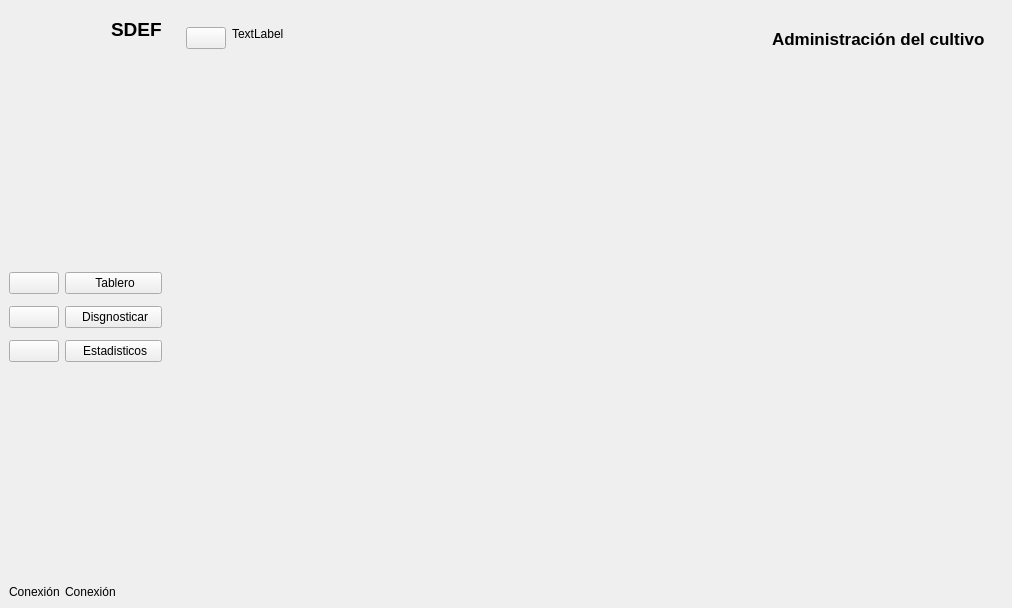
<?xml version="1.0" encoding="UTF-8"?>
<ui version="4.0">
 <class>window</class>
 <widget class="QMainWindow" name="window">
  <property name="geometry">
   <rect>
    <x>0</x>
    <y>0</y>
    <width>1012</width>
    <height>608</height>
   </rect>
  </property>
  <property name="windowTitle">
   <string>MainWindow</string>
  </property>
  <widget class="QWidget" name="centralwidget">
   <layout class="QGridLayout" name="gridLayout">
    <item row="0" column="0">
     <widget class="QWidget" name="short_menu_bar" native="true">
      <property name="minimumSize">
       <size>
        <width>0</width>
        <height>4</height>
       </size>
      </property>
      <property name="maximumSize">
       <size>
        <width>50</width>
        <height>16777215</height>
       </size>
      </property>
      <layout class="QVBoxLayout" name="verticalLayout_3">
       <property name="leftMargin">
        <number>0</number>
       </property>
       <property name="topMargin">
        <number>0</number>
       </property>
       <property name="rightMargin">
        <number>0</number>
       </property>
       <property name="bottomMargin">
        <number>0</number>
       </property>
       <item>
        <layout class="QHBoxLayout" name="horizontalLayout_2">
         <item>
          <spacer name="horizontalSpacer_2">
           <property name="orientation">
            <enum>Qt::Horizontal</enum>
           </property>
           <property name="sizeHint" stdset="0">
            <size>
             <width>13</width>
             <height>20</height>
            </size>
           </property>
          </spacer>
         </item>
         <item>
          <widget class="QLabel" name="label">
           <property name="minimumSize">
            <size>
             <width>40</width>
             <height>40</height>
            </size>
           </property>
           <property name="maximumSize">
            <size>
             <width>40</width>
             <height>40</height>
            </size>
           </property>
           <property name="text">
            <string/>
           </property>
           <property name="pixmap">
            <pixmap resource="icon/resources.qrc">:/icons/product-32.ico</pixmap>
           </property>
           <property name="scaledContents">
            <bool>true</bool>
           </property>
          </widget>
         </item>
         <item>
          <spacer name="horizontalSpacer_3">
           <property name="orientation">
            <enum>Qt::Horizontal</enum>
           </property>
           <property name="sizeHint" stdset="0">
            <size>
             <width>13</width>
             <height>20</height>
            </size>
           </property>
          </spacer>
         </item>
        </layout>
       </item>
       <item>
        <spacer name="verticalSpacer_3">
         <property name="orientation">
          <enum>Qt::Vertical</enum>
         </property>
         <property name="sizeHint" stdset="0">
          <size>
           <width>20</width>
           <height>202</height>
          </size>
         </property>
        </spacer>
       </item>
       <item>
        <layout class="QVBoxLayout" name="verticalLayout">
         <property name="spacing">
          <number>12</number>
         </property>
         <item>
          <widget class="QPushButton" name="btn_tablero">
           <property name="text">
            <string/>
           </property>
           <property name="icon">
            <iconset resource="icon/resources.qrc">
             <normaloff>:/icons/activity-feed-32.ico</normaloff>
             <normalon>:/icons/activity-feed-48.ico</normalon>:/icons/activity-feed-32.ico</iconset>
           </property>
           <property name="checkable">
            <bool>true</bool>
           </property>
           <property name="autoExclusive">
            <bool>true</bool>
           </property>
          </widget>
         </item>
         <item>
          <widget class="QPushButton" name="btn_diagnosticar">
           <property name="text">
            <string/>
           </property>
           <property name="icon">
            <iconset resource="icon/resources.qrc">
             <normaloff>:/icons/search-13-48.ico</normaloff>:/icons/search-13-48.ico</iconset>
           </property>
           <property name="checkable">
            <bool>true</bool>
           </property>
           <property name="autoExclusive">
            <bool>true</bool>
           </property>
          </widget>
         </item>
         <item>
          <widget class="QPushButton" name="btn_estadisticos">
           <property name="text">
            <string/>
           </property>
           <property name="icon">
            <iconset resource="icon/resources.qrc">
             <normaloff>:/icons/dashboard-5-32.ico</normaloff>
             <normalon>:/icons/dashboard-5-48.ico</normalon>:/icons/dashboard-5-32.ico</iconset>
           </property>
           <property name="checkable">
            <bool>true</bool>
           </property>
           <property name="autoExclusive">
            <bool>true</bool>
           </property>
          </widget>
         </item>
        </layout>
       </item>
       <item>
        <spacer name="verticalSpacer">
         <property name="orientation">
          <enum>Qt::Vertical</enum>
         </property>
         <property name="sizeHint" stdset="0">
          <size>
           <width>20</width>
           <height>201</height>
          </size>
         </property>
        </spacer>
       </item>
       <item>
        <widget class="QLabel" name="label_9">
         <property name="text">
          <string>Conexión</string>
         </property>
        </widget>
       </item>
      </layout>
     </widget>
    </item>
    <item row="0" column="1">
     <widget class="QWidget" name="long_menu_bar" native="true">
      <property name="maximumSize">
       <size>
        <width>160</width>
        <height>16777215</height>
       </size>
      </property>
      <layout class="QVBoxLayout" name="verticalLayout_4">
       <property name="leftMargin">
        <number>0</number>
       </property>
       <property name="topMargin">
        <number>0</number>
       </property>
       <property name="rightMargin">
        <number>0</number>
       </property>
       <property name="bottomMargin">
        <number>0</number>
       </property>
       <item>
        <layout class="QHBoxLayout" name="horizontalLayout">
         <item>
          <widget class="QLabel" name="label_3">
           <property name="minimumSize">
            <size>
             <width>40</width>
             <height>40</height>
            </size>
           </property>
           <property name="maximumSize">
            <size>
             <width>40</width>
             <height>40</height>
            </size>
           </property>
           <property name="text">
            <string/>
           </property>
           <property name="pixmap">
            <pixmap resource="icon/resources.qrc">:/icons/product-32.ico</pixmap>
           </property>
           <property name="scaledContents">
            <bool>true</bool>
           </property>
          </widget>
         </item>
         <item>
          <widget class="QLabel" name="label_2">
           <property name="font">
            <font>
             <pointsize>14</pointsize>
             <weight>75</weight>
             <italic>false</italic>
             <bold>true</bold>
             <strikeout>false</strikeout>
            </font>
           </property>
           <property name="text">
            <string>SDEF</string>
           </property>
           <property name="scaledContents">
            <bool>true</bool>
           </property>
           <property name="wordWrap">
            <bool>false</bool>
           </property>
          </widget>
         </item>
        </layout>
       </item>
       <item>
        <spacer name="verticalSpacer_4">
         <property name="orientation">
          <enum>Qt::Vertical</enum>
         </property>
         <property name="sizeHint" stdset="0">
          <size>
           <width>20</width>
           <height>200</height>
          </size>
         </property>
        </spacer>
       </item>
       <item>
        <layout class="QVBoxLayout" name="verticalLayout_2">
         <property name="spacing">
          <number>12</number>
         </property>
         <item>
          <widget class="QPushButton" name="btn_tablero_2">
           <property name="text">
            <string> Tablero</string>
           </property>
           <property name="icon">
            <iconset resource="icon/resources.qrc">
             <normaloff>:/icons/activity-feed-32.ico</normaloff>:/icons/activity-feed-32.ico</iconset>
           </property>
           <property name="iconSize">
            <size>
             <width>14</width>
             <height>14</height>
            </size>
           </property>
           <property name="checkable">
            <bool>true</bool>
           </property>
           <property name="autoExclusive">
            <bool>true</bool>
           </property>
          </widget>
         </item>
         <item>
          <widget class="QPushButton" name="btn_diagnosticar_2">
           <property name="text">
            <string> Disgnosticar</string>
           </property>
           <property name="icon">
            <iconset resource="icon/resources.qrc">
             <normaloff>:/icons/search-13-48.ico</normaloff>:/icons/search-13-48.ico</iconset>
           </property>
           <property name="iconSize">
            <size>
             <width>14</width>
             <height>14</height>
            </size>
           </property>
           <property name="checkable">
            <bool>true</bool>
           </property>
           <property name="autoExclusive">
            <bool>true</bool>
           </property>
          </widget>
         </item>
         <item>
          <widget class="QPushButton" name="btn_estadisticos_2">
           <property name="text">
            <string> Estadisticos</string>
           </property>
           <property name="icon">
            <iconset resource="icon/resources.qrc">
             <normaloff>:/icons/dashboard-5-32.ico</normaloff>:/icons/dashboard-5-32.ico</iconset>
           </property>
           <property name="iconSize">
            <size>
             <width>14</width>
             <height>14</height>
            </size>
           </property>
           <property name="checkable">
            <bool>true</bool>
           </property>
           <property name="autoExclusive">
            <bool>true</bool>
           </property>
          </widget>
         </item>
        </layout>
       </item>
       <item>
        <spacer name="verticalSpacer_2">
         <property name="orientation">
          <enum>Qt::Vertical</enum>
         </property>
         <property name="sizeHint" stdset="0">
          <size>
           <width>20</width>
           <height>200</height>
          </size>
         </property>
        </spacer>
       </item>
       <item>
        <widget class="QLabel" name="label_10">
         <property name="text">
          <string>Conexión</string>
         </property>
        </widget>
       </item>
      </layout>
     </widget>
    </item>
    <item row="0" column="2">
     <widget class="QWidget" name="main" native="true">
      <layout class="QGridLayout" name="gridLayout_2">
       <item row="0" column="0">
        <widget class="QWidget" name="widget" native="true">
         <layout class="QHBoxLayout" name="horizontalLayout_3">
          <item>
           <widget class="QPushButton" name="pushButton_7">
            <property name="text">
             <string/>
            </property>
            <property name="icon">
             <iconset resource="icon/resources.qrc">
              <normaloff>:/icons/menu-4-32.ico</normaloff>:/icons/menu-4-32.ico</iconset>
            </property>
            <property name="checkable">
             <bool>true</bool>
            </property>
           </widget>
          </item>
          <item>
           <widget class="QLabel" name="label_11">
            <property name="text">
             <string>TextLabel</string>
            </property>
            <property name="alignment">
             <set>Qt::AlignLeading|Qt::AlignLeft|Qt::AlignTop</set>
            </property>
           </widget>
          </item>
          <item>
           <spacer name="horizontalSpacer">
            <property name="orientation">
             <enum>Qt::Horizontal</enum>
            </property>
            <property name="sizeHint" stdset="0">
             <size>
              <width>468</width>
              <height>20</height>
             </size>
            </property>
           </spacer>
          </item>
          <item>
           <widget class="QLabel" name="label_12">
            <property name="font">
             <font>
              <pointsize>13</pointsize>
              <weight>75</weight>
              <bold>true</bold>
             </font>
            </property>
            <property name="text">
             <string>Administración del cultivo</string>
            </property>
            <property name="alignment">
             <set>Qt::AlignBottom|Qt::AlignLeading|Qt::AlignLeft</set>
            </property>
           </widget>
          </item>
         </layout>
        </widget>
       </item>
       <item row="1" column="0">
        <widget class="QStackedWidget" name="stackedWidget">
         <widget class="QWidget" name="page"/>
         <widget class="QWidget" name="page_3"/>
         <widget class="QWidget" name="page_2"/>
        </widget>
       </item>
      </layout>
     </widget>
    </item>
   </layout>
  </widget>
 </widget>
 <resources>
  <include location="icon/resources.qrc"/>
 </resources>
 <connections>
  <connection>
   <sender>pushButton_7</sender>
   <signal>toggled(bool)</signal>
   <receiver>short_menu_bar</receiver>
   <slot>setVisible(bool)</slot>
   <hints>
    <hint type="sourcelabel">
     <x>197</x>
     <y>40</y>
    </hint>
    <hint type="destinationlabel">
     <x>51</x>
     <y>121</y>
    </hint>
   </hints>
  </connection>
  <connection>
   <sender>pushButton_7</sender>
   <signal>toggled(bool)</signal>
   <receiver>long_menu_bar</receiver>
   <slot>setHidden(bool)</slot>
   <hints>
    <hint type="sourcelabel">
     <x>211</x>
     <y>45</y>
    </hint>
    <hint type="destinationlabel">
     <x>166</x>
     <y>154</y>
    </hint>
   </hints>
  </connection>
  <connection>
   <sender>btn_tablero</sender>
   <signal>toggled(bool)</signal>
   <receiver>btn_tablero_2</receiver>
   <slot>setChecked(bool)</slot>
   <hints>
    <hint type="sourcelabel">
     <x>27</x>
     <y>267</y>
    </hint>
    <hint type="destinationlabel">
     <x>96</x>
     <y>269</y>
    </hint>
   </hints>
  </connection>
  <connection>
   <sender>btn_diagnosticar</sender>
   <signal>toggled(bool)</signal>
   <receiver>btn_diagnosticar_2</receiver>
   <slot>setChecked(bool)</slot>
   <hints>
    <hint type="sourcelabel">
     <x>57</x>
     <y>307</y>
    </hint>
    <hint type="destinationlabel">
     <x>93</x>
     <y>304</y>
    </hint>
   </hints>
  </connection>
  <connection>
   <sender>btn_estadisticos</sender>
   <signal>toggled(bool)</signal>
   <receiver>btn_estadisticos_2</receiver>
   <slot>setChecked(bool)</slot>
   <hints>
    <hint type="sourcelabel">
     <x>57</x>
     <y>347</y>
    </hint>
    <hint type="destinationlabel">
     <x>93</x>
     <y>344</y>
    </hint>
   </hints>
  </connection>
  <connection>
   <sender>btn_tablero_2</sender>
   <signal>toggled(bool)</signal>
   <receiver>btn_tablero</receiver>
   <slot>setChecked(bool)</slot>
   <hints>
    <hint type="sourcelabel">
     <x>165</x>
     <y>278</y>
    </hint>
    <hint type="destinationlabel">
     <x>54</x>
     <y>285</y>
    </hint>
   </hints>
  </connection>
  <connection>
   <sender>btn_diagnosticar_2</sender>
   <signal>toggled(bool)</signal>
   <receiver>btn_diagnosticar</receiver>
   <slot>setChecked(bool)</slot>
   <hints>
    <hint type="sourcelabel">
     <x>118</x>
     <y>313</y>
    </hint>
    <hint type="destinationlabel">
     <x>39</x>
     <y>320</y>
    </hint>
   </hints>
  </connection>
  <connection>
   <sender>btn_estadisticos_2</sender>
   <signal>toggled(bool)</signal>
   <receiver>btn_estadisticos</receiver>
   <slot>setChecked(bool)</slot>
   <hints>
    <hint type="sourcelabel">
     <x>105</x>
     <y>354</y>
    </hint>
    <hint type="destinationlabel">
     <x>48</x>
     <y>354</y>
    </hint>
   </hints>
  </connection>
 </connections>
</ui>
